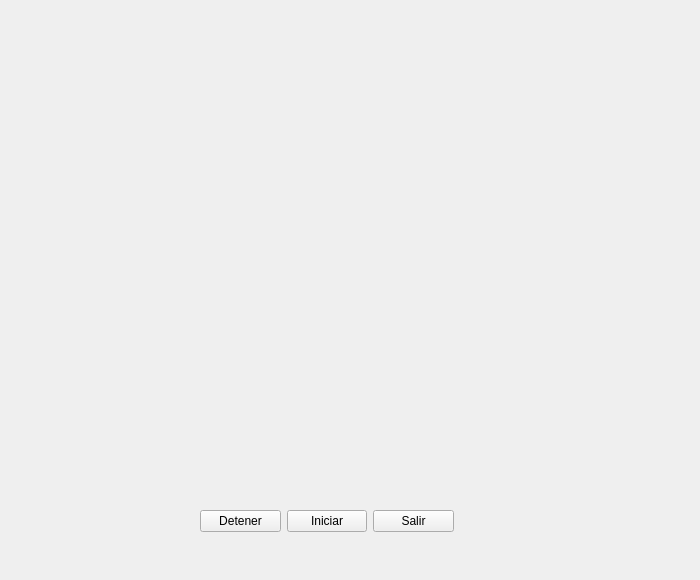
<?xml version="1.0" encoding="UTF-8"?>
<ui version="4.0">
 <class>MainWindow</class>
 <widget class="QMainWindow" name="MainWindow">
  <property name="geometry">
   <rect>
    <x>0</x>
    <y>0</y>
    <width>700</width>
    <height>580</height>
   </rect>
  </property>
  <property name="windowTitle">
   <string>MainWindow</string>
  </property>
  <widget class="QWidget" name="centralwidget">
   <widget class="QWidget" name="peceraWidget" native="true">
    <property name="geometry">
     <rect>
      <x>10</x>
      <y>20</y>
      <width>700</width>
      <height>469</height>
     </rect>
    </property>
    <property name="styleSheet">
     <string notr="true">background-image: url(:/img/img/pecera2.png);</string>
    </property>
    <widget class="QLabel" name="label">
     <property name="geometry">
      <rect>
       <x>150</x>
       <y>210</y>
       <width>100</width>
       <height>37</height>
      </rect>
     </property>
     <property name="text">
      <string/>
     </property>
    </widget>
   </widget>
   <widget class="QWidget" name="">
    <property name="geometry">
     <rect>
      <x>200</x>
      <y>510</y>
      <width>254</width>
      <height>23</height>
     </rect>
    </property>
    <layout class="QHBoxLayout" name="horizontalLayout">
     <item>
      <widget class="QPushButton" name="btnDetener">
       <property name="text">
        <string>Detener</string>
       </property>
      </widget>
     </item>
     <item>
      <widget class="QPushButton" name="btnIniciar">
       <property name="text">
        <string>Iniciar</string>
       </property>
      </widget>
     </item>
     <item>
      <widget class="QPushButton" name="btnSalir">
       <property name="text">
        <string>Salir</string>
       </property>
      </widget>
     </item>
    </layout>
   </widget>
  </widget>
 </widget>
 <resources/>
 <connections/>
</ui>
